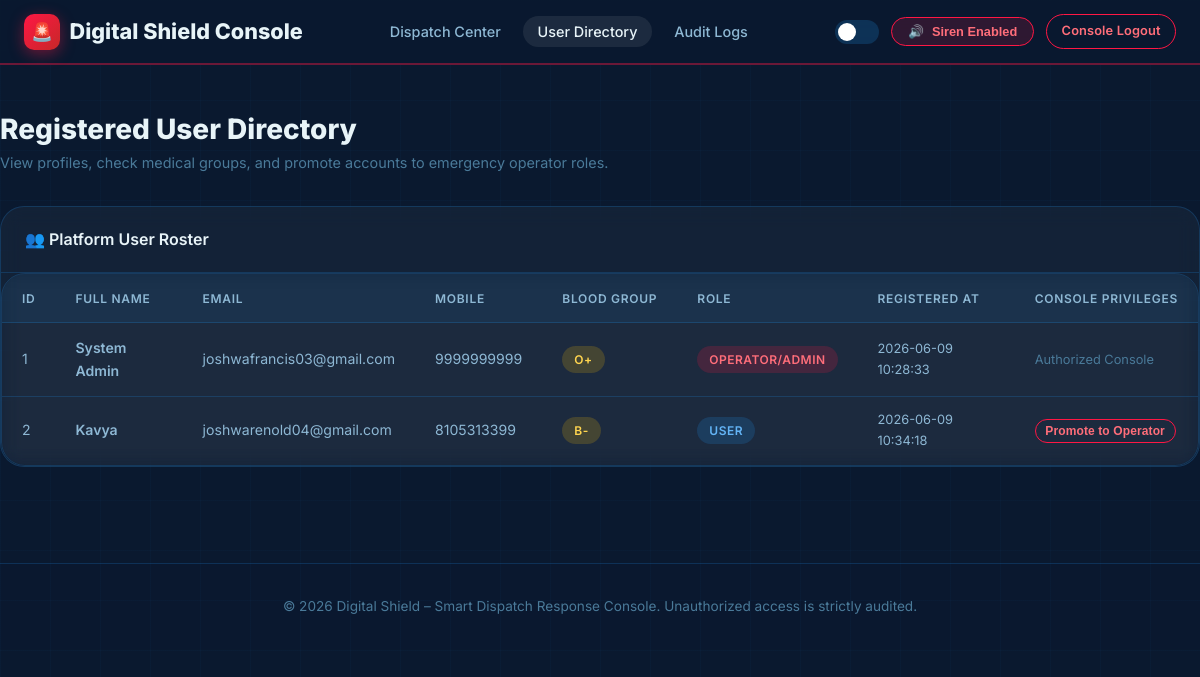
The page /users (signed in) on the database as committed earlier.
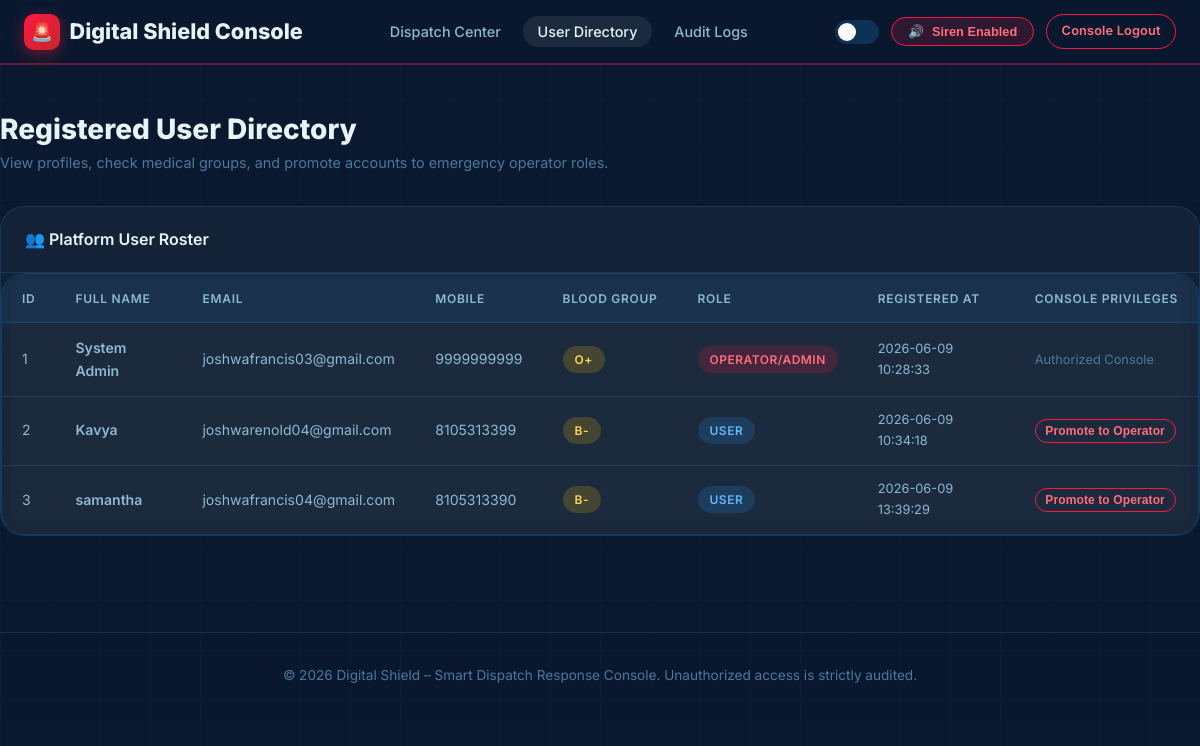
The same page on the database as committed later.
### tables this page shows
CREATE TABLE users (
            id            INTEGER PRIMARY KEY AUTOINCREMENT,
            full_name     TEXT    NOT NULL,
            mobile        TEXT    NOT NULL UNIQUE,
            email         TEXT    NOT NULL UNIQUE,
            password_hash TEXT    NOT NULL,
            address       TEXT,
            blood_group   TEXT,
            is_admin      INTEGER DEFAULT 0,
            created_at    TEXT    DEFAULT (datetime('now','localtime'))
        );

### app_operator.py (the view)
@app.route("/users")
@admin_required
def users():
    all_users = db.get_all_users()
    return render_template("operator_users.html", users=all_users)

### app_operator.py (called while the page is built)
@app.after_request
def add_no_cache_headers(response):
    if request.path.startswith('/static/'):
        response.headers['Cache-Control'] = 'no-store, no-cache, must-revalidate, max-age=0'
        response.headers['Pragma'] = 'no-cache'
        response.headers['Expires'] = '0'
    return response

def admin_required(f):
    @wraps(f)
    def decorated(*args, **kwargs):
        if "user_id" not in session:
            return redirect(url_for("login"))
        user = db.get_user_by_id(session["user_id"])
        if not user or not user["is_admin"]:
            session.clear()
            flash("Operator/Admin access required.", "danger")
            return redirect(url_for("login"))
        return f(*args, **kwargs)
    return decorated

### database.py (called while the page is built)
def get_db():
    conn = sqlite3.connect(DATABASE)
    conn.row_factory = sqlite3.Row  # Return rows as dict-like objects
    conn.execute("PRAGMA foreign_keys = ON")
    return conn

def get_user_by_id(user_id: int):
    conn = get_db()
    user = conn.execute("SELECT * FROM users WHERE id = ?", (user_id,)).fetchone()
    conn.close()
    return user

def get_all_users():
    conn = get_db()
    users = conn.execute(
        "SELECT id, full_name, email, mobile, blood_group, is_admin, created_at FROM users"
    ).fetchall()
    conn.close()
    return users

### templates/operator_users.html (shortened to what this page needs)
{% extends "operator_base.html" %}
{% block content %}
<div class="container dashboard-page">
  <div class="mb-3">
    <h2 class="page-title">Registered User Directory</h2>
    <p class="page-subtitle">View profiles, check medical groups, and promote accounts to emergency operator roles.</p>
  </div>
  <div class="card mb-4">
    <div class="card-header">
      <span>👥 Platform User Roster</span>
    </div>
    <div class="card-body" style="padding: 0;">
      <div class="table-wrapper">
        <table>
          <thead>
            <tr>
              <th>ID</th>
              <th>Full Name</th>
              <th>Email</th>
              <th>Mobile</th>
              <th>Blood Group</th>
              <th>Role</th>
              <th>Registered At</th>
              <th>Console Privileges</th>
            </tr>
          </thead>
          <tbody>
            {% for u in users %}
              <tr>
                <td>{{ u.id }}</td>
                <td style="font-weight: 600;">{{ u.full_name }}</td>
                <td>{{ u.email }}</td>
                <td>{{ u.mobile }}</td>
                <td>
                  {% if u.blood_group %}
                    <span class="badge badge-yellow">{{ u.blood_group }}</span>
                  {% else %}
                    <span class="text-muted">—</span>
                  {% endif %}
                </td>
                <td>
                  {% if u.is_admin %}
                    <span class="badge badge-red">Operator/Admin</span>
                  {% else %}
                    <span class="badge badge-blue">User</span>
                  {% endif %}
                </td>
                <td style="font-size: 0.8rem;">{{ u.created_at }}</td>
                <td>
                  {% if not u.is_admin %}
                    <button class="btn btn-outline btn-sm" onclick="promoteUser({{ u.id }})" style="padding: 0.25rem 0.6rem; font-size: 0.75rem; border-color: var(--sos-red); color: #ff6e7a;">
                      Promote to Operator
                    </button>
                  {% else %}
                    <span class="text-muted" style="font-size: 0.8rem;">Authorized Console</span>
                  {% endif %}
                </td>
              </tr>
            {% endfor %}
          </tbody>
        </table>
      </div>
    </div>
  </div>
</div>
{% endblock %}

### templates/operator_base.html (shortened to what this page needs)
<!DOCTYPE html>
<html lang="en" data-theme="dark">
<head>
  <link rel="stylesheet" href="{{ url_for('static', filename='css/style.css') }}">
</head>
<body>
  <nav class="navbar" id="main-nav" style="border-bottom: 2px solid var(--sos-red-glow);">
    <div class="container">
      <a href="{{ url_for('dashboard') }}" class="navbar-brand" id="brand-logo">
        <div class="shield-icon" style="background: linear-gradient(135deg, var(--sos-red), var(--sos-red-dark)); box-shadow: 0 4px 15px var(--sos-red-glow);">🚨</div>
        <span>Digital Shield Console</span>
      </a>
      <ul class="nav-links" id="nav-links">
        {% if session.get('user_id') %}
          <li><a href="{{ url_for('dashboard') }}">Dispatch Center</a></li>
          <li><a href="{{ url_for('users') }}">User Directory</a></li>
          <li><a href="{{ url_for('logs') }}">Audit Logs</a></li>
        {% endif %}
      </ul>
      <div class="nav-actions">
        <button class="theme-toggle" id="theme-btn" title="Toggle Theme"></button>
        {% if session.get('user_id') %}
          <button class="alarm-control" id="global-alarm-btn" onclick="toggleMute()">
            <span id="alarm-icon">🔊</span> <span id="alarm-text">Siren Enabled</span>
          </button>
          <a href="{{ url_for('logout') }}" class="btn btn-outline btn-sm" style="border-color: var(--sos-red); color: #ff6e7a;">Console Logout</a>
        {% else %}
          <a href="{{ url_for('login') }}" class="btn btn-primary btn-sm" style="background: linear-gradient(135deg, var(--sos-red), var(--sos-red-dark)); box-shadow: 0 4px 15px var(--sos-red-glow);">Operator Login</a>
        {% endif %}
      </div>
    </div>
  </nav>
  <main>
    {% block content %}{% endblock %}
  </main>
  <footer>
    <div class="container">
      <p>© 2026 Digital Shield – Smart Dispatch Response Console. Unauthorized access is strictly audited.</p>
    </div>
  </footer>
</body>
</html>

### templates/operator_base.html (style rules this page uses)
.nav-actions .alarm-control { background: rgba(255, 23, 68, 0.15); border: 1px solid var(--sos-red); color: #ff6e7a; display: flex; align-items: center; gap: 0.5rem; padding: 0.4rem 1rem; border-radius: var(--radius-full); font-size: 0.8rem; font-weight: 600; cursor: pointer; transition: all var(--transition); }

Rows that differ between the two databases and show on the page:
added users: id "3", full_name "samantha", email "joshwafrancis04@gmail.com", mobile "8105313390", blood_group "B-", is_admin "USER", created_at "2026-06-09 13:39:29"
